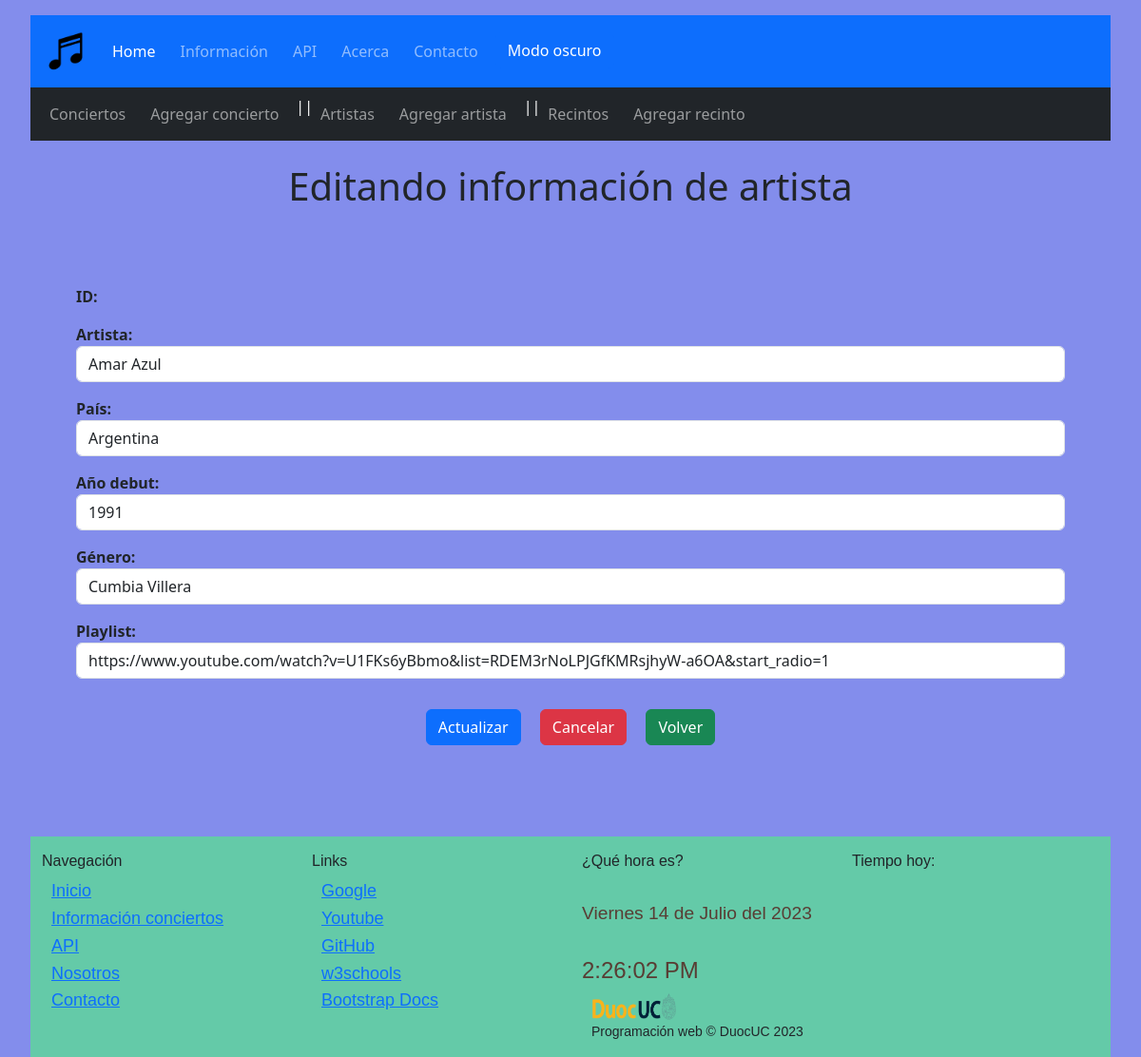
The app's page /crud/artistas/editar/1 with its own data.
### crud/models.py (models this page shows, shortened)
class Artista(models.Model):
    idArtista = models.AutoField(primary_key=True, verbose_name='idArtista')
    nomArtista = models.CharField(verbose_name='Artista', max_length=50)
    pais = models.CharField(verbose_name='País', max_length=50)
    anio = models.CharField(verbose_name='Año de formación', max_length=4)
    genero = models.CharField(verbose_name='Género', max_length=70, null=True)
    playlist = models.URLField(verbose_name='Playlist', max_length=500, null=True, blank=True)
    class Meta:
        verbose_name = 'Artista'
        verbose_name_plural = 'Artistas'
        ordering = ['nomArtista', 'genero']

### crud/views.py (the view, shortened to what this page needs)
# urls.py: path('artistas/editar/<str:artista_id>', artista_editar, name='artistas-editar'),
def artista_editar(request,artista_id):
    try:
        artista = Artista.objects.get(idArtista = artista_id)
        form = ArtistaList(instance=artista)
        context = {'form':form}
        return render(request,'crud/artistas-editar.html',context)
    except:
        return redirect(reverse('artista') + '?NO_EXISTS')

### crud/forms.py
class ArtistaList(ModelForm):
    class Meta:
        model = Artista
        fields = [
            'idArtista',
            'nomArtista',
            'pais',
            'genero',
            'anio',
            'playlist'
        ]
        labels = {
            'idArtista' : 'ID Artista',
            'nomArtista' : 'Nombre artista',
            'pais' : 'Lugar de origen',
            'genero' : 'Género',
            'anio' : 'Año de debut',
            'playlist' : 'Playlist'
        }
        widgets = {
            'idArtista' : forms.TextInput(attrs={'class':'form-control'}),
            'nomArtista' : forms.TextInput(attrs={'class':'form-control'}),
            'pais' : forms.TextInput(attrs={'class':'form-control'}),
            'genero' : forms.TextInput(attrs={'class':'form-control'}),
            'anio' : forms.TextInput(attrs={'class':'form-control', 'type' : 'number'}),
            'playlist' : forms.TextInput(attrs={'class':'form-control'})
        }

### crud/templates/crud/artistas-editar.html (shortened to what this page needs)
{% extends 'crud/base.html' %}
{% load static %}
{% block first_content %}
<div class="container my-2 py-3 text-dark text-center rounded">
    <h1>Editando información de artista</h1>
</div>
<div class="container my-2 p-5">
    <form action="" method="post" enctype="multipart/form-data">
        <div class="form-group mb-3">
            <label for="idArtista" class="fw-bold">ID:</label>
        </div>
        <div class="form-group mb-3">
            <label for="nomArtista" class="fw-bold">Artista:</label>
            <div class="input-group">
                {{form.nomArtista}}
            </div>
        </div>
        <div class="form-group mb-3">
            <label for="pais" class="fw-bold">País:</label>
            <div class="input-group">
                {{form.pais}}
            </div>
        </div>
        <div class="form-group mb-3">
            <label for="anio" class="fw-bold">Año debut:</label>
            <div class="input-group">
                {{form.anio}}
            </div>
        </div>
        <div class="form-group mb-3">
            <label for="genero" class="fw-bold">Género:</label>
            <div class="input-group">
                {{form.genero}}
            </div>
        </div>
        <div class="form-group mb-3">
            <label for="playlist" class="fw-bold">Playlist:</label>
            <div class="input-group">
                {{form.playlist}}
            </div>
        </div>
        <div class="text-center my-4">
            <input type="submit" class="btn btn-primary m-2" id="actualizar" value="Actualizar">
            <input type="reset" class="btn btn-danger m-2" id="limpiar" value="Cancelar">
            <a class="btn btn-success m-2" href="{% url 'artistas' %}">Volver</a>
        </div>
    </form>
</div>
{% endblock %}

### core/static/css/styles.css (style rules this page uses)
a { margin-right: 10px; font-size: large; }
body { background-color: rgb(131, 141, 236); background-blend-mode: darken ; padding-top: 1rem; padding-left: 2rem; padding-right: 2rem; }
.form-control { padding-right: 5rem; }

### records on screen
Artista: nomArtista "Amar Azul", pais "Argentina", anio "1991", genero "Cumbia Villera", playlist "https://www.youtube.com/watch?v=U1FKs6yBbmo&list=RDEM3rNoLPJGfKMRsjhyW-a6OA&start_radio=1"
